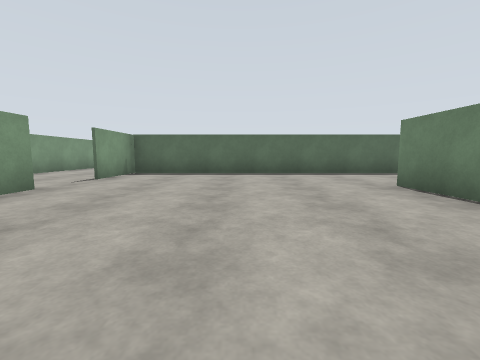
[1] (above)

24 first-person views from a walk through a robot-simulator world made for Gazebo. The camera is 1.2 m above the floor, tilts 6° down and sees 90° across. The floor is counted in squares, 2 m on a side. Each view is taken from the middle of a square. On the plan, view 1 faces up. The plan holds only what a view shows up to about 9 squares ahead; the rest is blank. Some stock models are drawn as simple stand-ins.

[2]
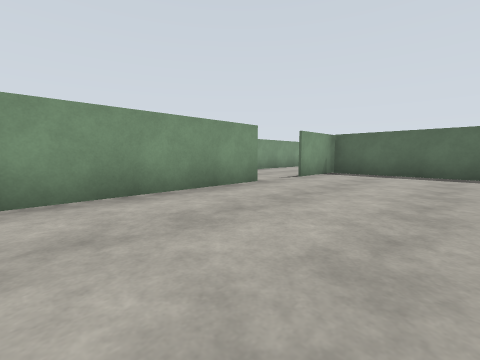

[3]
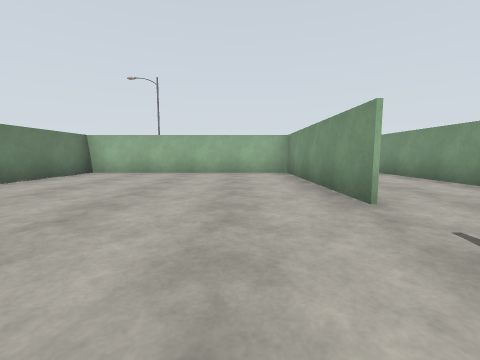

[4]
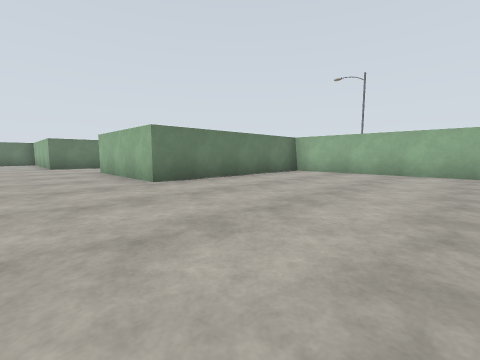

[5]
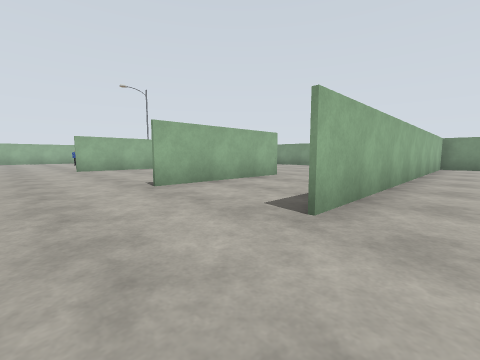

[6]
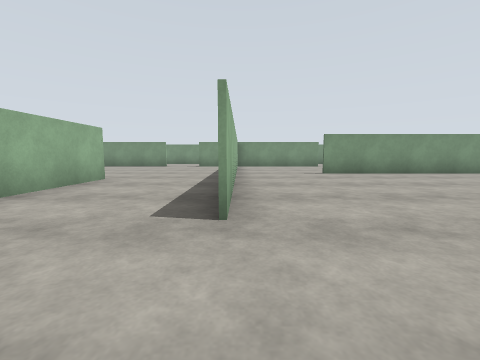

[7]
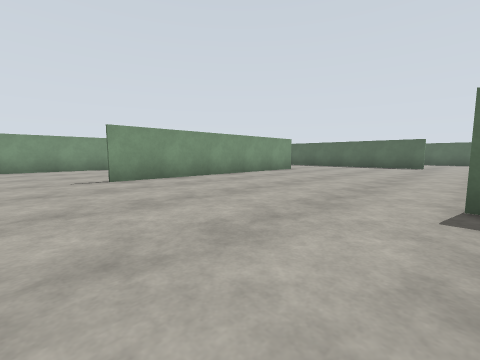

[8]
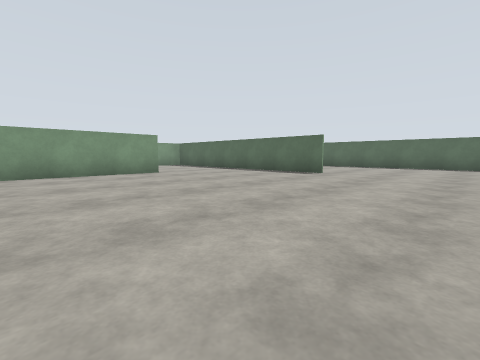

[9]
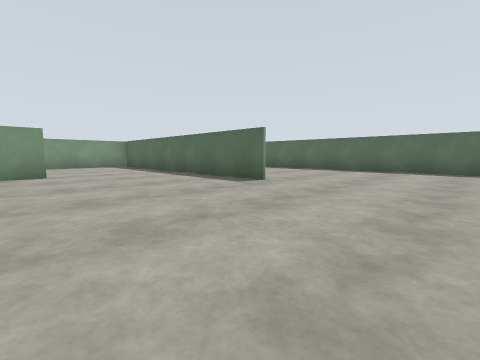

[10]
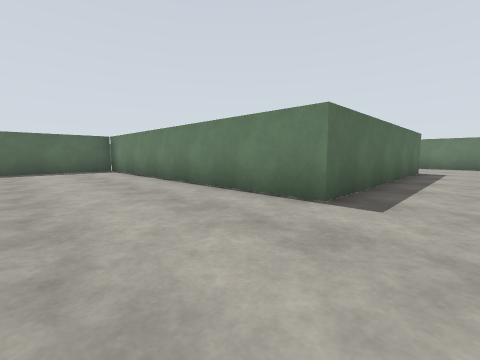

[11]
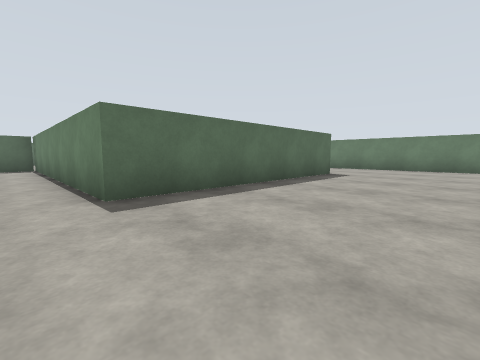

[12]
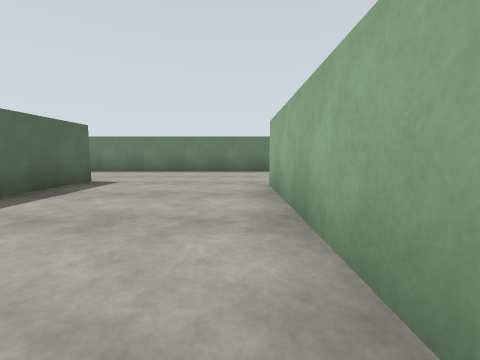

[13]
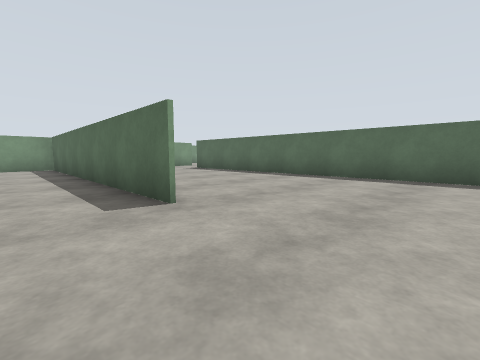

[14]
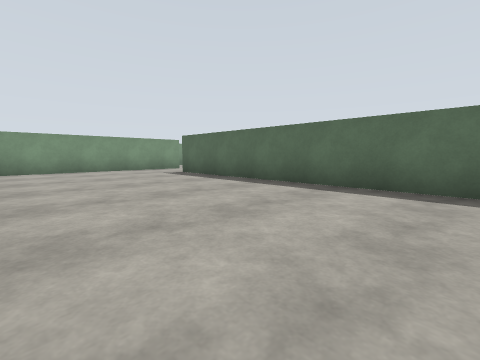

[15]
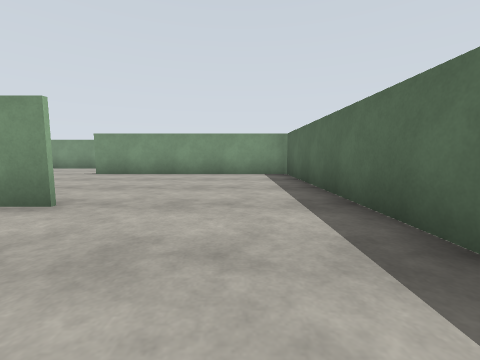

[16]
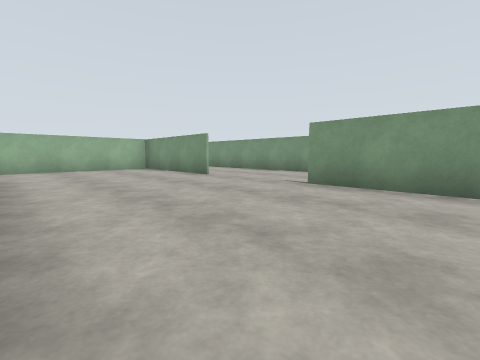

[17]
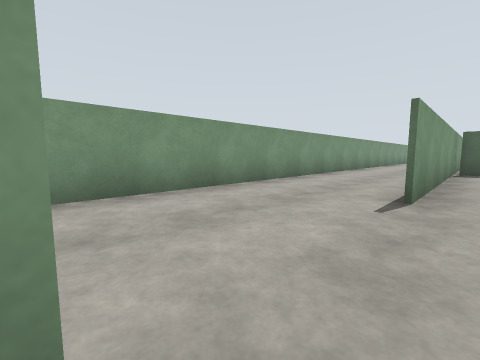

[18]
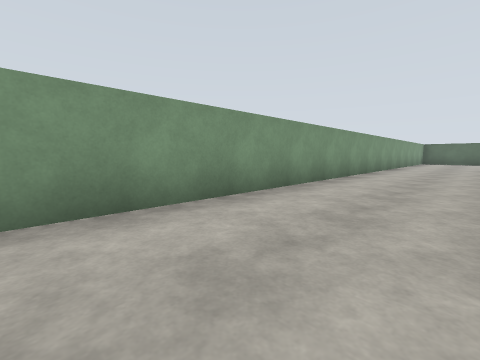

[19]
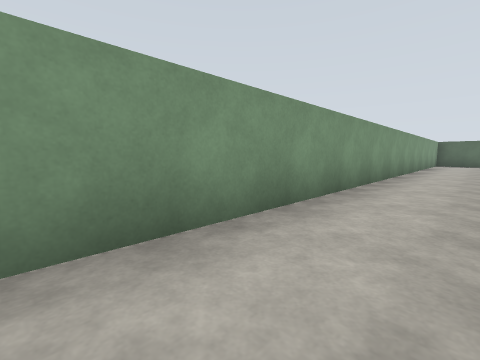

[20]
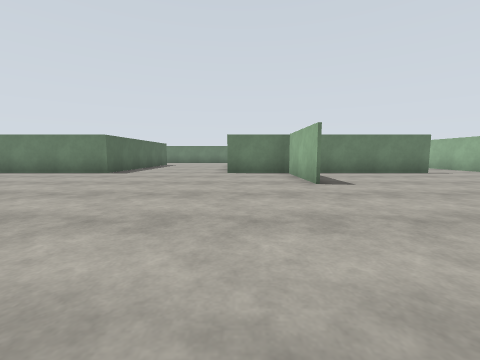

[21]
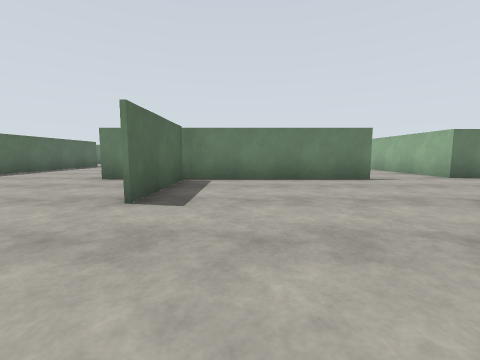

[22]
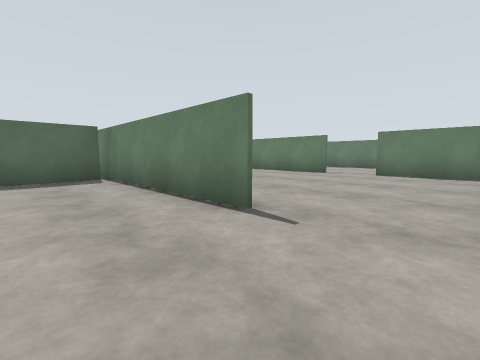

[23]
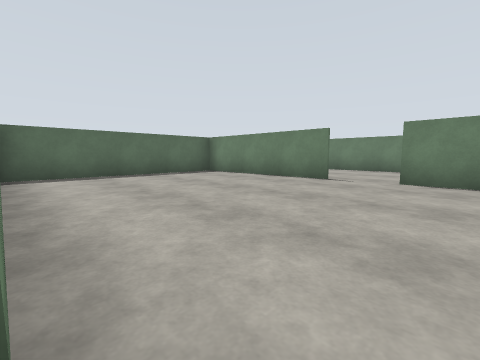

[24]
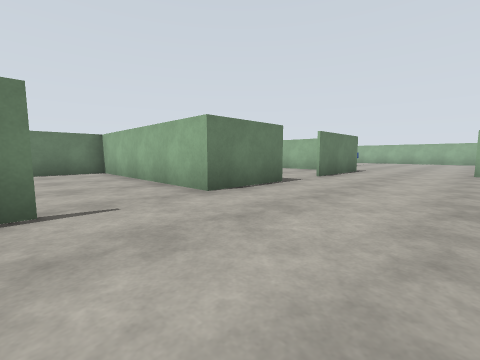

### Floor plan
Points are (right, up) in squares from view 1. A wall is a line through its corners. A room is listed if a view was taken in it or the views show most of it. See-through windows are left out.
Room 1 (views 1, 2, 3, 4)
walls: (-3.6, 4.2) (-3.6, -1) (3.1, -1) (3.1, 4.6) (7, 4.6); (-3.6, 7.9) (-3.6, 5.9); (5.3, 7.8) (-3.5, 7.8)
ways out: opening at (6, 6.5) to room 2; opening at (-4, 5)
Room 2 (views 5, 6, 7, 8, 9, 10, 11, 12, 13, 14, 15, 16, 17, 18, 19, 20, 21, 22, 23, 24)
walls: (5.4, 21.5) (-3.5, 21.5); (6.9, 12.4) (9.7, 12.4); (1.3, 17.9) (1.3, 10.6); (11.5, 14.4) (15.7, 14.4); (9.7, 12.3) (6.9, 12.3); (16.5, 18.4) (9.9, 18.4) (9.9, 26.5) (-1.4, 26.5); (9.9, 7.7) (9.9, 14.5); (-3.6, 12.1) (-3.6, 7.9); (-3.6, 25.4) (-3.6, 15.4); (19.7, 13.9) (19.7, 20.5); (-2.7, 7.9) (6.9, 7.9); (10.2, 3.4) (10.2, 5.6); (-6.6, 28.2) (-6.6, 13.4); (6.1, -1) (7.1, -1); (10.2, -1.3) (10.2, 1.7)
ways out: opening at (6, 6.5) to room 1; opening at (10, 7) to room 3; opening at (-5.5, 12.5); opening at (-5.5, 28.5); opening at (8.5, -1); opening at (10, 2); opening at (18, 14)
Room 3 (no view inside)
walls: (15.7, 9.6) (15.7, 14.3) (9.9, 14.3); (10.2, 5.6) (15.7, 5.6) (15.7, 8.2)
low walls: (10, 10.1) (10, 7.7)
ways out: opening at (10, 7) to room 2; opening at (16, 9)

Where each view was taken, in squares from view 1:
view 1: 0 up, 0 right, facing up
view 2: 0 up, 0 right, facing up-left
view 3: 7 up, 2 left, facing down
view 4: 7 up, 2 left, facing down-right
view 5: 9 up, 9 right, facing down-left
view 6: 8 up, 9 right, facing left
view 7: 9 up, 7 right, facing up-left
view 8: 14 up, 9 right, facing up-left
view 9: 17 up, 9 right, facing up-left
view 10: 17 up, 7 right, facing up-right
view 11: 15 up, 9 right, facing up-right
view 12: 15 up, 11 right, facing right
view 13: 20 up, 8 right, facing up-left
view 14: 22 up, 6 right, facing up-left
view 15: 20 up, 4 right, facing left
view 16: 18 up, 1 right, facing down-left
view 17: 12 up, 3 left, facing up-left
view 18: 14 up, 4 left, facing up-left
view 19: 17 up, 5 left, facing up-left
view 20: 14 up, 2 right, facing right
view 21: 11 up, 4 right, facing right
view 22: 6 up, 8 right, facing up-right
view 23: 7 up, 10 right, facing up-right
view 24: 8 up, 7 right, facing down-right
